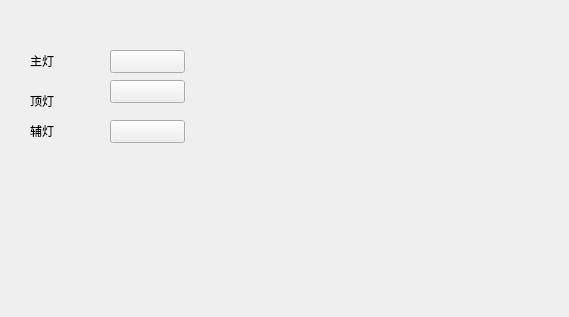
<?xml version="1.0" encoding="UTF-8"?>
<ui version="4.0">
 <class>LightWidget</class>
 <widget class="QWidget" name="LightWidget">
  <property name="geometry">
   <rect>
    <x>0</x>
    <y>0</y>
    <width>569</width>
    <height>317</height>
   </rect>
  </property>
  <property name="windowTitle">
   <string>Form</string>
  </property>
  <widget class="QLabel" name="label">
   <property name="geometry">
    <rect>
     <x>30</x>
     <y>50</y>
     <width>91</width>
     <height>21</height>
    </rect>
   </property>
   <property name="text">
    <string>主灯</string>
   </property>
  </widget>
  <widget class="QLabel" name="label_2">
   <property name="geometry">
    <rect>
     <x>30</x>
     <y>120</y>
     <width>91</width>
     <height>21</height>
    </rect>
   </property>
   <property name="text">
    <string>辅灯</string>
   </property>
  </widget>
  <widget class="QLabel" name="label_3">
   <property name="geometry">
    <rect>
     <x>30</x>
     <y>90</y>
     <width>61</width>
     <height>21</height>
    </rect>
   </property>
   <property name="text">
    <string>顶灯</string>
   </property>
  </widget>
  <widget class="QPushButton" name="pushButton">
   <property name="geometry">
    <rect>
     <x>110</x>
     <y>50</y>
     <width>75</width>
     <height>23</height>
    </rect>
   </property>
   <property name="text">
    <string/>
   </property>
  </widget>
  <widget class="QPushButton" name="pushButton_2">
   <property name="geometry">
    <rect>
     <x>110</x>
     <y>80</y>
     <width>75</width>
     <height>23</height>
    </rect>
   </property>
   <property name="text">
    <string/>
   </property>
  </widget>
  <widget class="QPushButton" name="pushButton_3">
   <property name="geometry">
    <rect>
     <x>110</x>
     <y>120</y>
     <width>75</width>
     <height>23</height>
    </rect>
   </property>
   <property name="text">
    <string/>
   </property>
  </widget>
 </widget>
 <resources/>
 <connections/>
</ui>
